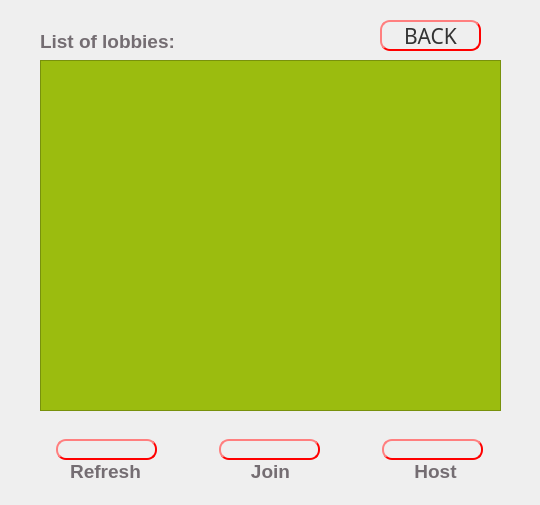
<?xml version="1.0" encoding="UTF-8"?>
<ui version="4.0">
 <class>Multiplayer</class>
 <widget class="QDialog" name="Multiplayer">
  <property name="geometry">
   <rect>
    <x>0</x>
    <y>0</y>
    <width>540</width>
    <height>505</height>
   </rect>
  </property>
  <property name="minimumSize">
   <size>
    <width>540</width>
    <height>505</height>
   </size>
  </property>
  <property name="maximumSize">
   <size>
    <width>540</width>
    <height>505</height>
   </size>
  </property>
  <property name="windowTitle">
   <string>Multiplayer</string>
  </property>
  <widget class="QListWidget" name="listWidget">
   <property name="enabled">
    <bool>true</bool>
   </property>
   <property name="geometry">
    <rect>
     <x>40</x>
     <y>60</y>
     <width>461</width>
     <height>351</height>
    </rect>
   </property>
   <property name="font">
    <font>
     <family>System</family>
     <pointsize>12</pointsize>
     <bold>true</bold>
    </font>
   </property>
   <property name="styleSheet">
    <string notr="true">background-color: rgb(155, 188, 15);</string>
   </property>
  </widget>
  <widget class="QLabel" name="label">
   <property name="enabled">
    <bool>true</bool>
   </property>
   <property name="geometry">
    <rect>
     <x>40</x>
     <y>30</y>
     <width>161</width>
     <height>21</height>
    </rect>
   </property>
   <property name="text">
    <string>&lt;html&gt;&lt;head/&gt;&lt;body&gt;&lt;p&gt;&lt;span style=&quot; font-size:14pt; font-weight:700; color:#746d72;&quot;&gt;List of lobbies:&lt;/span&gt;&lt;/p&gt;&lt;/body&gt;&lt;/html&gt;</string>
   </property>
  </widget>
  <widget class="QWidget" name="horizontalLayoutWidget">
   <property name="enabled">
    <bool>true</bool>
   </property>
   <property name="geometry">
    <rect>
     <x>0</x>
     <y>419</y>
     <width>541</width>
     <height>61</height>
    </rect>
   </property>
   <layout class="QHBoxLayout" name="horizontalLayout">
    <item>
     <widget class="QPushButton" name="refreshButton">
      <property name="enabled">
       <bool>true</bool>
      </property>
      <property name="maximumSize">
       <size>
        <width>101</width>
        <height>21</height>
       </size>
      </property>
      <property name="font">
       <font>
        <family>Gill Sans MT</family>
        <pointsize>26</pointsize>
       </font>
      </property>
      <property name="styleSheet">
       <string notr="true">QPushButton {
color: #333;
border: 2px solid #FF0000;
border-radius: 10px;
border-style: outset;
background: qradialgradient(
cx: 0.3, cy: -0.4, fx: 0.3, fy: -0.4,
radius: 1.35, stop: 0 #FF0000, stop: 1 #c40000
);
padding: 5px;
}

QPushButton:pressed {
border-style: inset;
background: qradialgradient(
cx: 0.3, cy: -0.4, fx: 0.3, fy: -0.4,
radius: 1.35, stop: 0 #c40000, stop: 1 #7a0101
);
padding: 5px;
}
</string>
      </property>
      <property name="text">
       <string/>
      </property>
     </widget>
    </item>
    <item>
     <widget class="QPushButton" name="joinButton">
      <property name="enabled">
       <bool>true</bool>
      </property>
      <property name="maximumSize">
       <size>
        <width>101</width>
        <height>21</height>
       </size>
      </property>
      <property name="baseSize">
       <size>
        <width>9</width>
        <height>0</height>
       </size>
      </property>
      <property name="font">
       <font>
        <family>Gill Sans MT</family>
        <pointsize>26</pointsize>
       </font>
      </property>
      <property name="styleSheet">
       <string notr="true">QPushButton {
color: #333;
border: 2px solid #FF0000;
border-radius: 10px;
border-style: outset;
background: qradialgradient(
cx: 0.3, cy: -0.4, fx: 0.3, fy: -0.4,
radius: 1.35, stop: 0 #FF0000, stop: 1 #c40000
);
padding: 5px;
}

QPushButton:pressed {
border-style: inset;
background: qradialgradient(
cx: 0.3, cy: -0.4, fx: 0.3, fy: -0.4,
radius: 1.35, stop: 0 #c40000, stop: 1 #7a0101
);
padding: 5px;
}
</string>
      </property>
      <property name="text">
       <string/>
      </property>
     </widget>
    </item>
    <item>
     <widget class="QPushButton" name="hostButton">
      <property name="enabled">
       <bool>true</bool>
      </property>
      <property name="maximumSize">
       <size>
        <width>101</width>
        <height>21</height>
       </size>
      </property>
      <property name="baseSize">
       <size>
        <width>9</width>
        <height>0</height>
       </size>
      </property>
      <property name="font">
       <font>
        <family>Gill Sans MT</family>
        <pointsize>26</pointsize>
       </font>
      </property>
      <property name="styleSheet">
       <string notr="true">QPushButton {
color: #333;
border: 2px solid #FF0000;
border-radius: 10px;
border-style: outset;
background: qradialgradient(
cx: 0.3, cy: -0.4, fx: 0.3, fy: -0.4,
radius: 1.35, stop: 0 #FF0000, stop: 1 #c40000
);
padding: 5px;
}

QPushButton:pressed {
border-style: inset;
background: qradialgradient(
cx: 0.3, cy: -0.4, fx: 0.3, fy: -0.4,
radius: 1.35, stop: 0 #c40000, stop: 1 #7a0101
);
padding: 5px;
}
</string>
      </property>
      <property name="text">
       <string/>
      </property>
     </widget>
    </item>
   </layout>
  </widget>
  <widget class="QLabel" name="label_2">
   <property name="geometry">
    <rect>
     <x>60</x>
     <y>460</y>
     <width>91</width>
     <height>21</height>
    </rect>
   </property>
   <property name="text">
    <string>&lt;html&gt;&lt;head/&gt;&lt;body&gt;&lt;p align=&quot;center&quot;&gt;&lt;span style=&quot; font-size:14pt; font-weight:700; color:#746d72;&quot;&gt;Refresh&lt;/span&gt;&lt;/p&gt;&lt;/body&gt;&lt;/html&gt;</string>
   </property>
  </widget>
  <widget class="QLabel" name="label_3">
   <property name="geometry">
    <rect>
     <x>220</x>
     <y>460</y>
     <width>101</width>
     <height>21</height>
    </rect>
   </property>
   <property name="text">
    <string>&lt;html&gt;&lt;head/&gt;&lt;body&gt;&lt;p align=&quot;center&quot;&gt;&lt;span style=&quot; font-size:14pt; font-weight:700; color:#746d72;&quot;&gt;Join&lt;/span&gt;&lt;/p&gt;&lt;/body&gt;&lt;/html&gt;</string>
   </property>
  </widget>
  <widget class="QLabel" name="label_4">
   <property name="geometry">
    <rect>
     <x>390</x>
     <y>460</y>
     <width>91</width>
     <height>21</height>
    </rect>
   </property>
   <property name="text">
    <string>&lt;html&gt;&lt;head/&gt;&lt;body&gt;&lt;p align=&quot;center&quot;&gt;&lt;span style=&quot; font-size:14pt; font-weight:700; color:#746d72;&quot;&gt;Host&lt;/span&gt;&lt;/p&gt;&lt;/body&gt;&lt;/html&gt;</string>
   </property>
  </widget>
  <widget class="QPushButton" name="pushButton_4">
   <property name="enabled">
    <bool>true</bool>
   </property>
   <property name="geometry">
    <rect>
     <x>380</x>
     <y>20</y>
     <width>101</width>
     <height>31</height>
    </rect>
   </property>
   <property name="maximumSize">
    <size>
     <width>101</width>
     <height>40</height>
    </size>
   </property>
   <property name="font">
    <font>
     <family>Gill Sans MT</family>
     <pointsize>16</pointsize>
    </font>
   </property>
   <property name="styleSheet">
    <string notr="true">QPushButton {
color: #333;
border: 2px solid #FF0000;
border-radius: 10px;
border-style: outset;
background: qradialgradient(
cx: 0.3, cy: -0.4, fx: 0.3, fy: -0.4,
radius: 1.35, stop: 0 #FF0000, stop: 1 #c40000
);
padding: 5px;
}

QPushButton:pressed {
border-style: inset;
background: qradialgradient(
cx: 0.3, cy: -0.4, fx: 0.3, fy: -0.4,
radius: 1.35, stop: 0 #c40000, stop: 1 #7a0101
);
padding: 5px;
}
</string>
   </property>
   <property name="text">
    <string>BACK</string>
   </property>
  </widget>
 </widget>
 <resources/>
 <connections/>
</ui>
